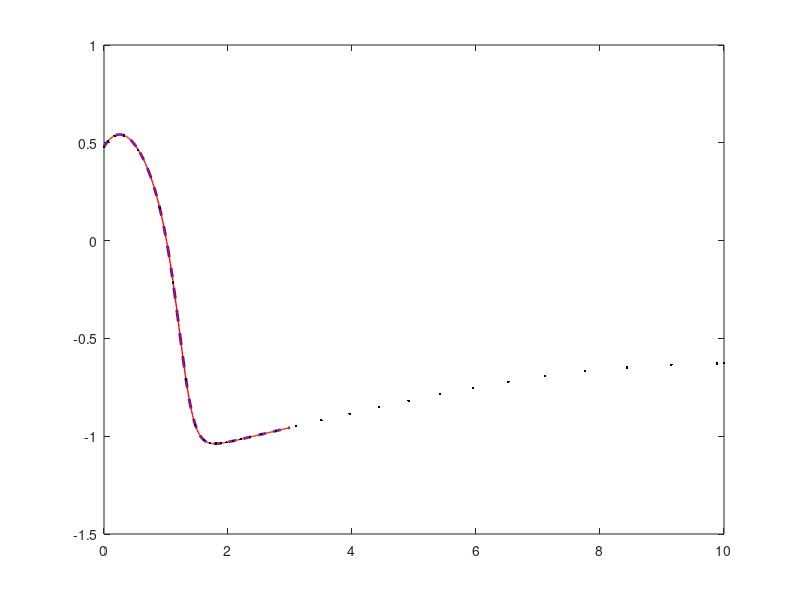
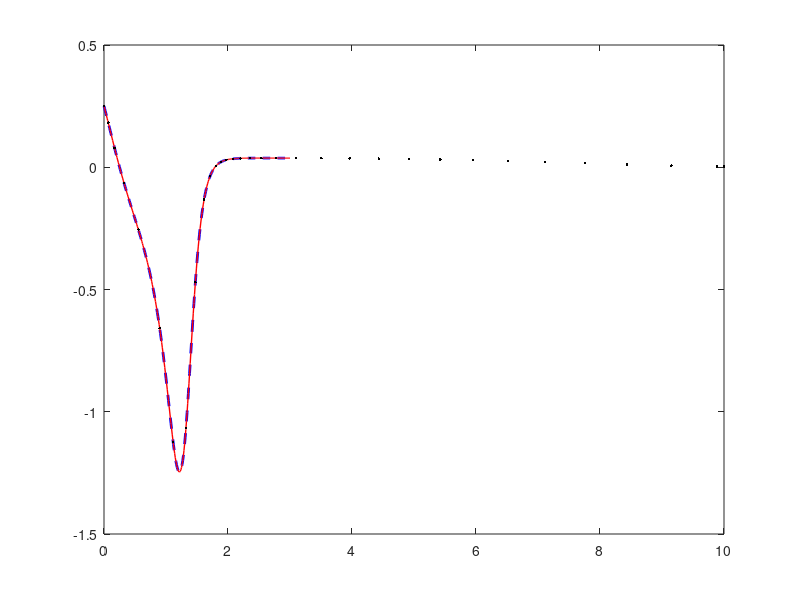

MATLAB code to generate these figures, in order:
%% Comparison of the RK4 solver as implemented, the fix, and ODE45 solution
clear; close all; clc;

u = 0.5;
% Assume zero control input
f_u =  @(t,x,u)(-[ -2*x(2,:) ; 0.8*x(1,:) + 10*x(1,:).^2.*x(2,:) - 2*x(2,:) + u] );
n = 2;
m = 1; % number of control inputs

X0 = [0.48; 0.25];

%% ************************ Original Discretization ***********************

deltaT = 0.01;
%Runge-Kutta 4
k1 = @(t,x,u) (  f_u(t,x,u) );
k2 = @(t,x,u) ( f_u(t,x + k1(t,x,u)*deltaT/2,u) );
k3 = @(t,x,u) ( f_u(t,x + k2(t,x,u)*deltaT/2,u) );
k4 = @(t,x,u) ( f_u(t,x + k1(t,x,u)*deltaT,u) );        % k1 should be k3
f_ud = @(t,x,u) ( x + (deltaT/6) * ( k1(t,x,u) + 2*k2(t,x,u) + 2*k3(t,x,u) + k4(t,x,u)  )   );

%% ************************ Fixed Discretization ***********************

deltaT = 0.01;
%Runge-Kutta 4
k4_fix = @(t,x,u) ( f_u(t,x + k3(t,x,u)*deltaT,u) );        % k1 should be k3
f_ud_fix = @(t,x,u) ( x + (deltaT/6) * ( k1(t,x,u) + 2*k2(t,x,u) + 2*k3(t,x,u) + k4_fix(t,x,u)  )   );

%% ************************** Compare w/ ODE45 Solution ******************************

deltaT = 0.01;
ts = [0., 10.];
solODE45 = ode45(@(t,x) f_u(t,x,u), ts, X0);

T = []; X = []; X_fix = [];
Xk = X0;
Xk_fix = X0;
for t=0:deltaT:3.
    T = [T t];
    X = [X Xk];
    X_fix = [X_fix Xk_fix];
    Xk = f_ud(deltaT, Xk, u);
    Xk_fix = f_ud_fix(deltaT, Xk_fix, u);
end

%% Plot the results
figure; plot(T,X(1,:), 'b--', 'LineWidth', 2); hold on;
plot(T,X_fix(1,:), 'r-', 'LineWidth', 1);
plot(solODE45.x, solODE45.y(1,:), 'k.', 'LineWidth',2);

figure; plot(T,X(2,:), 'b--', 'LineWidth', 2); hold on;
plot(T,X_fix(2,:), 'r-', 'LineWidth', 1);
plot(solODE45.x, solODE45.y(2,:), 'k.', 'LineWidth',2);